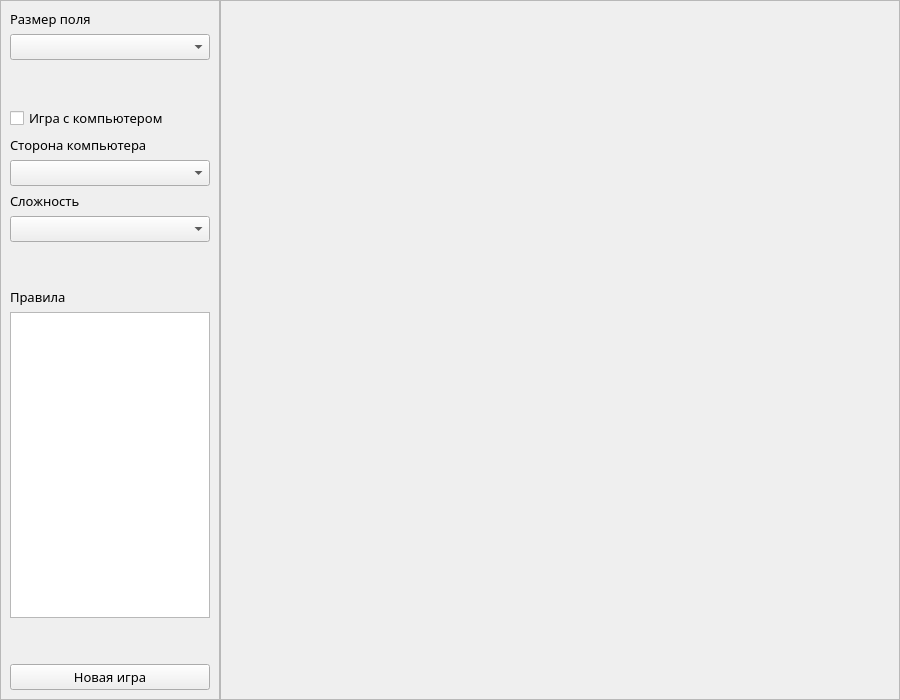
<?xml version="1.0" encoding="UTF-8"?>
<ui version="4.0">
 <class>GameForm</class>
 <widget class="QWidget" name="GameForm">
  <property name="geometry">
   <rect>
    <x>0</x>
    <y>0</y>
    <width>900</width>
    <height>700</height>
   </rect>
  </property>
  <property name="minimumSize">
   <size>
    <width>800</width>
    <height>500</height>
   </size>
  </property>
  <property name="font">
   <font>
    <family>Franklin Gothic Medium</family>
    <pointsize>10</pointsize>
   </font>
  </property>
  <property name="windowTitle">
   <string>Form</string>
  </property>
  <layout class="QHBoxLayout" name="horizontalLayout">
   <property name="spacing">
    <number>0</number>
   </property>
   <property name="sizeConstraint">
    <enum>QLayout::SetMaximumSize</enum>
   </property>
   <property name="leftMargin">
    <number>0</number>
   </property>
   <property name="topMargin">
    <number>0</number>
   </property>
   <property name="rightMargin">
    <number>0</number>
   </property>
   <property name="bottomMargin">
    <number>0</number>
   </property>
   <item>
    <widget class="QFrame" name="settingsFrame">
     <property name="minimumSize">
      <size>
       <width>220</width>
       <height>500</height>
      </size>
     </property>
     <property name="maximumSize">
      <size>
       <width>220</width>
       <height>16777215</height>
      </size>
     </property>
     <property name="frameShape">
      <enum>QFrame::StyledPanel</enum>
     </property>
     <property name="frameShadow">
      <enum>QFrame::Plain</enum>
     </property>
     <layout class="QVBoxLayout" name="verticalLayout">
      <property name="sizeConstraint">
       <enum>QLayout::SetDefaultConstraint</enum>
      </property>
      <item>
       <widget class="QLabel" name="label_3">
        <property name="text">
         <string>Размер поля</string>
        </property>
       </widget>
      </item>
      <item>
       <widget class="QComboBox" name="sizesCombo"/>
      </item>
      <item>
       <spacer name="verticalSpacer_3">
        <property name="orientation">
         <enum>Qt::Vertical</enum>
        </property>
        <property name="sizeType">
         <enum>QSizePolicy::Fixed</enum>
        </property>
        <property name="sizeHint" stdset="0">
         <size>
          <width>20</width>
          <height>40</height>
         </size>
        </property>
       </spacer>
      </item>
      <item>
       <widget class="QCheckBox" name="isComputer">
        <property name="text">
         <string>Игра с компьютером</string>
        </property>
       </widget>
      </item>
      <item>
       <widget class="QLabel" name="label">
        <property name="text">
         <string>Сторона компьютера</string>
        </property>
       </widget>
      </item>
      <item>
       <widget class="QComboBox" name="computerPlayerCombo"/>
      </item>
      <item>
       <widget class="QLabel" name="label_4">
        <property name="text">
         <string>Сложность</string>
        </property>
       </widget>
      </item>
      <item>
       <widget class="QComboBox" name="difficultyLevelsCombo"/>
      </item>
      <item>
       <spacer name="verticalSpacer">
        <property name="orientation">
         <enum>Qt::Vertical</enum>
        </property>
        <property name="sizeType">
         <enum>QSizePolicy::Fixed</enum>
        </property>
        <property name="sizeHint" stdset="0">
         <size>
          <width>20</width>
          <height>40</height>
         </size>
        </property>
       </spacer>
      </item>
      <item>
       <widget class="QLabel" name="label_2">
        <property name="text">
         <string>Правила</string>
        </property>
       </widget>
      </item>
      <item>
       <widget class="QTextBrowser" name="rulesText"/>
      </item>
      <item>
       <spacer name="verticalSpacer_2">
        <property name="orientation">
         <enum>Qt::Vertical</enum>
        </property>
        <property name="sizeType">
         <enum>QSizePolicy::Fixed</enum>
        </property>
        <property name="sizeHint" stdset="0">
         <size>
          <width>20</width>
          <height>40</height>
         </size>
        </property>
       </spacer>
      </item>
      <item>
       <widget class="QPushButton" name="startButton">
        <property name="minimumSize">
         <size>
          <width>0</width>
          <height>0</height>
         </size>
        </property>
        <property name="text">
         <string>Новая игра</string>
        </property>
        <property name="icon">
         <iconset resource="../icons/resources.qrc">
          <normaloff>:/Icons/start.png</normaloff>:/Icons/start.png</iconset>
        </property>
        <property name="iconSize">
         <size>
          <width>20</width>
          <height>20</height>
         </size>
        </property>
       </widget>
      </item>
     </layout>
    </widget>
   </item>
   <item>
    <widget class="QFrame" name="boardFrame">
     <property name="minimumSize">
      <size>
       <width>0</width>
       <height>0</height>
      </size>
     </property>
     <property name="frameShape">
      <enum>QFrame::StyledPanel</enum>
     </property>
     <property name="frameShadow">
      <enum>QFrame::Sunken</enum>
     </property>
     <layout class="QGridLayout" name="gridLayout_2">
      <property name="sizeConstraint">
       <enum>QLayout::SetDefaultConstraint</enum>
      </property>
      <item row="0" column="1">
       <layout class="QGridLayout" name="boardField">
        <property name="sizeConstraint">
         <enum>QLayout::SetMaximumSize</enum>
        </property>
       </layout>
      </item>
     </layout>
    </widget>
   </item>
  </layout>
 </widget>
 <resources>
  <include location="../icons/resources.qrc"/>
 </resources>
 <connections/>
</ui>
